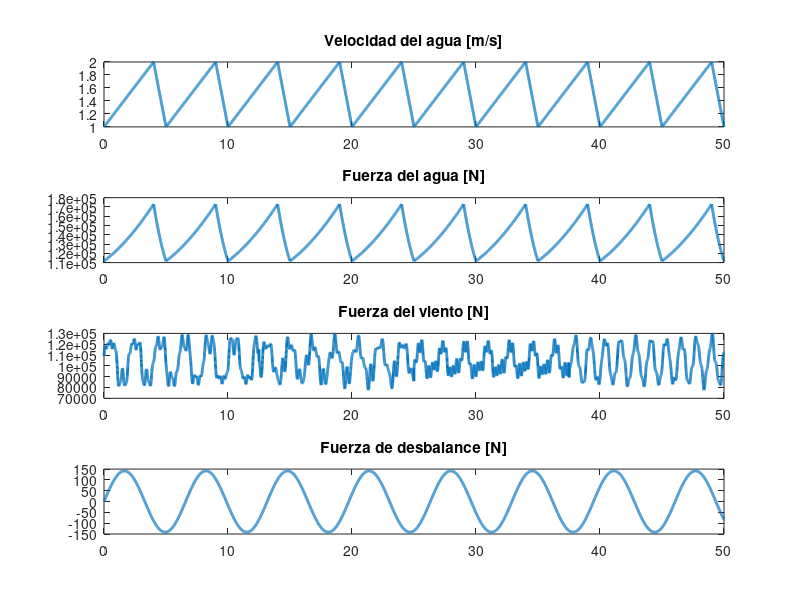
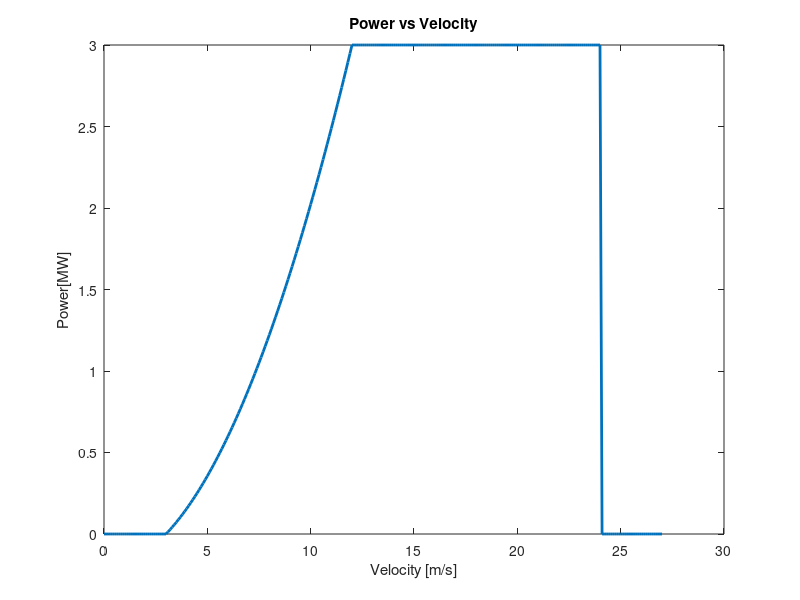
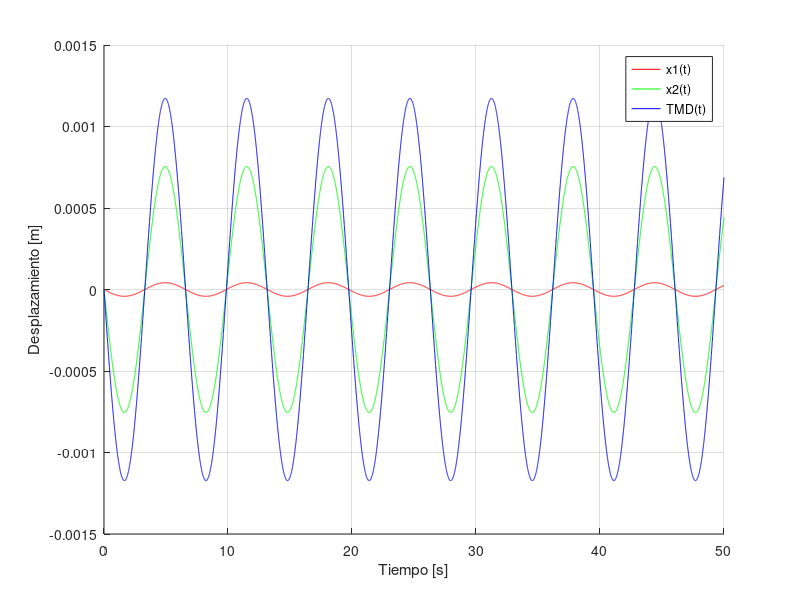
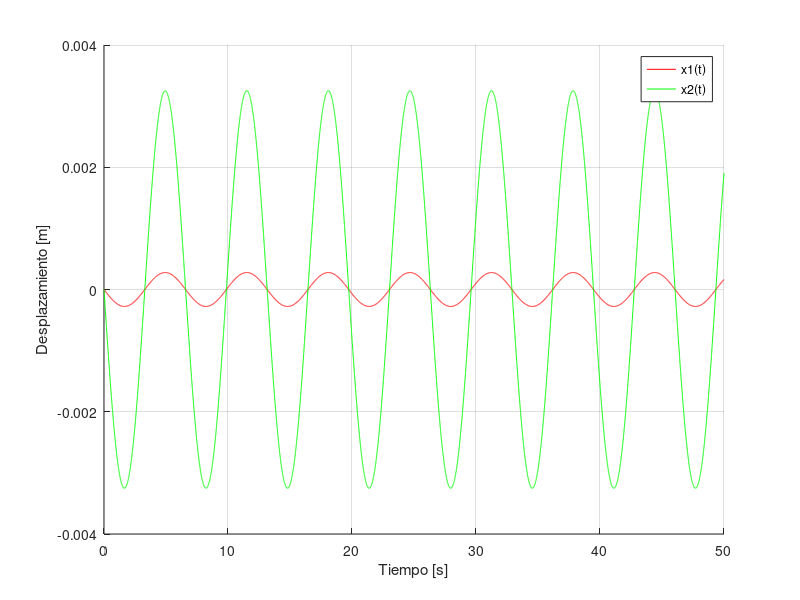

These charts were generated, in order, by the following MATLAB code: (Note: this script raises an error after producing the figures.)
function main;clc;close all; g = true; % graph flag

    if g; vel_power() ; end %#ok<UNRCH>

    
    dt = 0.005; % time step
    t=0:dt:50; % time vector
    
    %% DEFINICIÓN DE PARÁMETROS DEL SISTEMA
    m1=62000; %% Masa 1
    m2=93000; %% Masa 2
    m3=0.03*(m1+m2); %% Masa TMD

    z=[0.015;0.015;0.05];

    k1=2e8; %% Rigidez 1
    k2=9e6; %% Rigidez 2
    k3=(9.4)^2*m3; %% Rigidez 3

    M= [m1 0 0;
        0 m2 0;
        0 0 m3] %% Matriz de masa

    K=[k1+k2 -k2 0;
        -k2   k2+k3 -k3;
        0 -k3 k3] %% Matriz de Rigidez

    xINI=[0;0;0];
    dxINI=[0;0;0];

    %% ENCUENTRO AUTOVECTORES Y AUTOVALORES
    [V,lambda]=eig(K,M); %el X que me larga ya esta normalizado de modo q X'*m*X=I

    wn=diag(sqrt(lambda));
    wd=wn.*sqrt(1-z.^2);
    

    %% DEFINO LA VELOCIDAD Y LA CARGA DEL AGUA
    FW=agua(t,g);
    
    %% DEFINO LA VELOCIDAD DEL VIENTO Y PARAMETROS DEL VIENTO
    vel_viento=7.64;    ; %% Velocidad del viento [m/s]
    Fv = viento(t,vel_viento,g);
   
    %% DEFINO PARAMETROS Y FUERZA DE DESBALANCE

    Fd = desbalance(t,vel_viento,g);

    %% EJECUTO EL SISTEMA

    ejecutar(FW,Fv,Fd,t,dt);

end

function vel_power %#ok<DEFNU> % Power vs Velocity
    vel = 0:0.1:27; % velocity vector
    power = zeros(1, length(vel)); % power vector
    v_cin = 3;
    v_rat = 12;
    v_cou = 24;
    p_r = 3;

    q =  p_r*((vel.^2-v_cin^2)/(v_rat^2-v_cin^2));
    
    % set power values based on velocity
    power(vel <= v_cin) = 0;
    power(vel > v_cin & vel <= v_rat) = q(vel > v_cin & vel <= v_rat);
    power(vel > v_rat & vel <= v_cou) = p_r;
    power(vel > v_cou) = 0;
    
    % plot power vs velocity
    figure(2);
    plot(vel, power, 'LineWidth', 2);
    xlabel('Velocity [m/s]');
    ylabel('Power[MW]');
    % legend('Power vs Velocity');
    title('Power vs Velocity');
end

function FW=agua(t,graph) %% Función que devuelve la velocidad y la fuerza del agua en función del tiempo	
    %% DEFINO LA VELOCIDAD Y LA CARGA DEL AGUA

    Twa = 5; %% Periodo del oleaje
    VAmax = 2; %% Velocidad máxima del agua
    Cd = 0.7; %% Coeficiente de arrastre
    RoW = 1000; %% Densidad del agua
    Ainmersa = 14 * 4.176; %% Área a considerar, h sobre agua 14m y diametro 4.176m

    VAt = zeros(1, length(t)); %% Vector agua
    for i = 1:length(t)

        tmod = mod(t(i), Twa); % llevo el valor sub i de t a un valor dentro del periodo (entre 0 y Tp)
        VAt(i) = (tmod >= 0) .* (tmod <= Twa * 4 / 5) .* (((VAmax / 2) / (Twa * 4 / 5)) * tmod + VAmax / 2) + (tmod > Twa * 4 / 5) .* (tmod <= Twa) .* (-VAmax / 2 * tmod + 6);
    end


    FW = (0.5 * RoW * Cd * Ainmersa .* VAt.^2 + 91120);
    

    if graph
        figure(1);
        subplot(4,1,1)
        plot(t,VAt,'LineWidth',2)
        title('Velocidad del agua [m/s]')

        subplot(4,1,2)
        plot(t,FW,'LineWidth',2)
        title('Fuerza del agua [N]')
    end
end

function Fviento=viento(t,V_viento,graph) %% Función que devuelve la fuerza del viento en función del tiempo
    
    Cd=0.7;
    P_aire=1.203;
    D=4.176;
    A_mastil=(84-14)*D;
    
    Fv_mastil=(1/2)*Cd*P_aire*A_mastil*V_viento^2;
    
    Fv_aspas=(1/2)*Cd*P_aire*(0.4*pi*56^2)*V_viento^2;
    
    Avientob=Fv_mastil + Fv_aspas;


    Aviento=20000;
    % Avientob=100000;
    frecViento=0.5;

    %Fviento = 100000 * ones(1, length(t));

    %Agrego variacion al viento
    for i=1:2500
        Fviento(i)=Avientob+Aviento*sin(2*pi*frecViento*t(i))+Aviento/3*sin(3*2*pi*frecViento*t(i))+Aviento/4*cos(4.1*2*pi*frecViento*t(i))+Aviento/8.2*sin(8.34*2*pi*frecViento*t(i)); %#ok<AGROW>
    end
    for i=2501:5000
        Fviento(i)=Avientob+Aviento/1.2*sin(1.1*2*pi*frecViento*t(i))+Aviento/3.23*sin(4.21*2*pi*frecViento*t(i))+Aviento/5.23*cos(6.23*2*pi*frecViento*t(i))+Aviento/8.26*sin(5.32*2*pi*frecViento*t(i));
    end
    for i=5001:7500
        Fviento(i)=Avientob+Aviento/1.77*cos(1.1*2*pi*frecViento*t(i))+Aviento/3.91*sin(2.21*2*pi*frecViento*t(i))+Aviento/3.678*cos(7.1*2*pi*frecViento*t(i))+Aviento/9.4*sin(4.375*2*pi*frecViento*t(i));
    end
    for i=7501:10001
        Fviento(i)=Avientob+Aviento/0.992*cos(1.632*2*pi*frecViento*t(i))+Aviento/5.13*sin(4.581*2*pi*frecViento*t(i))+Aviento/6.8*sin(7.1*2*pi*frecViento*t(i))+Aviento/9.4*sin(4.65*2*pi*frecViento*t(i));
    end

    if graph
        figure(1);
        subplot(4,1,3)
        plot(t,Fviento,'LineWidth',2)
        title('Fuerza del viento [N]')
    end
end

function Fdesb=desbalance(t,V_viento,graph) %% Función que devuelve la fuerza de desbalance en función del tiempo

    R = 56;
    Uper=155.7;
    TSR=7;
    wRotor=(TSR/R)*V_viento;
    F0Desbalance=Uper*wRotor^2;
    Fdesb=F0Desbalance.*sin(wRotor*t);

    if graph
        figure(1);
        subplot(4,1,4)
        plot(t,Fdesb,'LineWidth',2)
        title('Fuerza de desbalance [N]')
    end

end

function Py=Fuerza_externa_y(t,x0,Fd) %% Función que devuelve la fuerza externa en función del tiempo
    Py=zeros(length(x0),length(t)); % fuerza externa en el tiempo
    Py(2,:) = Fd; 
end

function Px=Fuerza_externa_x(t,x0,Fa,Fv) %% Función que devuelve la fuerza externa en función del tiempo
    Px=zeros(length(x0),length(t)); % fuerza externa en el tiempo
    Px(1,:) = Fa;
    Px(2,:) = Fv;
end

function X = Fact_Magnificacion_Dinam(M,K,wn,wd,P,X,t)
    % Transformar fuerzas a coordenadas modales
    Mmodal=round(X'*M*X); %M modal
    Kmodal=round(X'*K*X); %K modal
    Fmodal = X' * P;

    % Respuesta permanente modal
    Y_perm = zeros(length(wn), length(t));
    for i = 1:length(wn)
        for j = 1:length(t)
            Y_perm(i,j) = (1/(Kmodal(i,i) - Mmodal(i,i) * wd(i)^2)) * Fmodal(i,j);
        end
    end

    % Paso de coordenadas modales a geométricas
    X = X * Y_perm;

end

function X = Transformada_De_Fourier(M,K,t,P,dt,V,wn,z)
    Mmodal = round(V' * M * V); % M modal
    Kmodal = round(V' * K * V); % K modal
    Cmodal = 2*z.*wn.*eye(size(Mmodal)); % C modal

    % Transformar fuerzas a coordenadas modales
    Fmodal = V' * P;

    % Frecuencias de Fourier
    omega = 2 * pi * (0:(length(t)-1)) / (length(t) * dt);

    % Función de transferencia H(iw)
    H = zeros(size(Mmodal, 1), length(omega));
    for i = 1:length(omega)
        H(:, i) = diag(((-omega(i)^2 * Mmodal + 1i * omega(i) * Cmodal + Kmodal) \ eye(size(Mmodal))));
    end

    % Respuesta en frecuencia
    Y_freq = H .* fft(Fmodal, [], 2);

    % Transformar de vuelta al dominio del tiempo
    Y_perm = ifft(Y_freq, [], 2, 'symmetric');

    % Transformar respuesta permanente a coordenadas físicas
    X = V * Y_perm;

end

function x = Respuesta_Transitoria( M,zitta,V,wn, x0, dx0, t)

    % Paso de coordenadas del espacio fisico al espacio modal
    y0 = V'*M*x0; % desplazamiento inicial en el espacio modal
    dy0 = V'*M*dx0; % velocidad inicial en el espacio modal
    
    % C_modal = V'*C*V; % matriz de amortiguamiento modal [kips.sec/in]

    % zitta = diag(C_modal)./(2*wn); % relacion de amortiguamiento

    wd = wn.*sqrt(1-zitta.^2); % Frecuencia de amortiguamiento [rad/s]
    e = exp(1); 

    Y = zeros(length(wn),length(t)); % desplazamiento en el espacio modal

    for i = 1:length(wn)

        % Primer termino de la solucion homogenea
        Y(i,:) = e.^(-zitta(i)*wn(i)*t).*(cos(wd(i)*t)+zitta(i)/sqrt(1-zitta(i)^2)*sin(wd(i)*t)).*y0(i);
        % Segundo termino de la solucion homogenea
        Y(i,:) = Y(i,:) + e.^(-zitta(i)*wn(i)*t).*(sin(wd(i)*t)).*(dy0(i)/(wd(i)));
    end

    % Paso de coordenadas del espacio modal al espacio fisico
    x = V*Y; % desplazamiento en el espacio fisico

end

function respuesta_1eje_tmd(t,X,titulo)
    % Mostramos la respuesta en el tiempo
    figure('Name', titulo);
    hold on;
    plot(t,X(1,:),"r");
    plot(t,X(2,:),"g");
    plot(t,X(3,:),"b");
    hold off;
    ylabel("Desplazamiento [m]");
    xlabel("Tiempo [s]");
    legend("x1(t)","x2(t)","TMD(t)");
    grid on;
    
end

function respuesta_1eje(t,X,titulo)
    % Mostramos la respuesta en el tiempo
    figure('Name', titulo);
    hold on;
    plot(t,X(1,:),"r");
    plot(t,X(2,:),"g");
    hold off;
    ylabel("Desplazamiento [m]");
    xlabel("Tiempo [s]");
    legend("x1(t)","x2(t)");
    grid on;
    
end

function [M,K,wn,wd,z,xINI,dxINI,V]=eje_ind_tmd_forzadas()
    %% DEFINICIÓN DE PARÁMETROS DEL SISTEMA
    %% DEFINICIÓN DE PARÁMETROS DEL SISTEMA
    m1=62000; %% Masa 1
    m2=93000; %% Masa 2
    m3=0.03*(m1+m2); %% Masa TMD

    z=[0.015;0.015;0.05];

    k1=2e8; %% Rigidez 1
    k2=9e6; %% Rigidez 2
    k3=(9.4)^2*m3; %% Rigidez 3

    M= [m1 0 0;
        0 m2 0;
        0 0 m3]; %% Matriz de masa

    K=[k1+k2 -k2 0;
        -k2   k2+k3 -k3;
        0 -k3 k3]; %% Matriz de Rigidez

    xINI=[0;0;0];
    dxINI=[0;0;0];

    %% ENCUENTRO AUTOVECTORES Y AUTOVALORES
    [V,lambda]=eig(K,M); %el X que me larga ya esta normalizado de modo q X'*m*X=I

    wn=diag(sqrt(lambda));
    wd=wn.*sqrt(1-z.^2);

end

function [M,K,wn,wd,z,xINI,dxINI,V]=eje_ind_forzadas()
    %% DEFINICIÓN DE PARÁMETROS DEL SISTEMA
    %% DEFINICIÓN DE PARÁMETROS DEL SISTEMA
    m1=62000; %% Masa 1
    m2=93000; %% Masa 2
    %m3=0.05*(m1+m2); %% Masa TMD

    z=[0.015;0.015];

    k1=2e8; %% Rigidez 1
    k2=9e6; %% Rigidez 2
    %k3=(20)^2*m3; %% Rigidez 3

    M= [m1 0;
        0 m2]; %% Matriz de masa

    K=[k1+k2 -k2;
        -k2   k2]; %% Matriz de Rigidez


    xINI=[0;0];
    dxINI=[0;0];

    %% ENCUENTRO AUTOVECTORES Y AUTOVALORES
    [V,lambda]=eig(K,M); %el X que me larga ya esta normalizado de modo q X'*m*X=I

    wn=diag(sqrt(lambda));
    wd=wn.*sqrt(1-z.^2);

end

function A = amplitud(x,t1,t2,dt)
    A = max((x(t1/dt:t2/dt)));
end


function m=num_random(m)
    m(2,2)=9e6;
    x1= m(2,2)*rand(); %generamos un número aleatorio entre 0 - 1 multiplicado por el valor para poder generar la carga aleatoria del viento
end

function ejecutar(FW,Fv,Fd,t,dt)

    %% EJE Y CON TMD FORZADO
    [M_yc, K_yc, wn_yc, wd_yc, zitta_yc, x0_yc, dx0_yc, V_yc] = eje_ind_tmd_forzadas();
    K_yc = num_random(K_yc);
    P_Yc = Fuerza_externa_y(t,x0_yc,Fd);

    y_transitoria_c = Respuesta_Transitoria( M_yc,zitta_yc,V_yc,wn_yc, x0_yc, dx0_yc, t);
    y_permanente_2c = Fact_Magnificacion_Dinam(M_yc,K_yc,wn_yc,wd_yc,P_Yc,V_yc,t);

    y_res_2c = y_transitoria_c + y_permanente_2c;

    respuesta_1eje_tmd(t,y_res_2c,"EJE Y CON TMD 2");



    %% EJE Y SIN TMD FORZADO
    [M_ys, K_ys, wn_ys, wd_ys, zitta_ys, x0_ys, dx0_ys, V_ys] = eje_ind_forzadas();
    K_ys = num_random(K_ys);
    P_Ys = Fuerza_externa_y(t,x0_ys,Fd);

    y_transitoria_s = Respuesta_Transitoria( M_ys,zitta_ys,V_ys,wn_ys, x0_ys, dx0_ys, t);
    y_permanente_2s = Fact_Magnificacion_Dinam(M_ys,K_ys,wn_ys,wd_ys,P_Ys,V_ys,t);

    y_res_2s = y_transitoria_s + y_permanente_2s;


    respuesta_1eje(t,y_res_2s,"EJE Y SIN TMD 2");


    %% EJE X CON TMD FORZADO
    [M_xc, K_xc, wn_xc, wd_xc, zitta_xc, x0_xc, dx0_xc, V_xc] = eje_ind_tmd_forzadas();
    K_xc = num_random(K_xc);
    P_Xc = Fuerza_externa_x(t,x0_xc,FW,Fv);

    x_transitoria_c = Respuesta_Transitoria( M_xc,zitta_xc,V_xc,wn_xc, x0_xc, dx0_xc, t);
    x_permanente_2c = Transformada_De_Fourier(M_xc,K_xc,t,P_Xc,dt,V_xc,wn_xc,zitta_xc);

    x_res_2c = x_transitoria_c + x_permanente_2c;
    
    respuesta_1eje_tmd(t,x_res_2c,"EJE X CON TMD 2");


    %% EJE X SIN TMD FORZADO
    [M_xs, K_xs, wn_xs, wd_xs, zitta_xs, x0_xs, dx0_xs, V_xs] = eje_ind_forzadas();
    K_xs = num_random(K_xs);
    P_Xs = Fuerza_externa_x(t,x0_xs,FW,Fv);

    x_transitoria_s = Respuesta_Transitoria( M_xs,zitta_xs,V_xs,wn_xs, x0_xs, dx0_xs, t);
    x_permanente_2s = Transformada_De_Fourier(M_xs,K_xs,t,P_Xs,dt,V_xs,wn_xs,zitta_xs);

    x_res_2s = x_transitoria_s + x_permanente_2s;

    respuesta_1eje(t,x_res_2s,"EJE X SIN TMD 2");


    t1 = 2;
    t2 = 18;
    fprintf('Tabla de resultados:\n');
    fprintf('----------------------------------------\n');
    Amp_TMDy = amplitud(y_res_2c(2,:),t1,t2,dt);
    Amp_SIN_TMDy = amplitud(y_res_2s(2,:),t1,t2,dt);
    fprintf('Eje Y con TMD forzada 2: %f\n', Amp_TMDy);
    fprintf('Eje Y sin TMD forzada 2: %f\n', Amp_SIN_TMDy);    
    reduction_percentage = (Amp_TMDy / Amp_SIN_TMDy) * 100;
    fprintf('Porcentaje de reducción al aplicar el TMD: %.2f%%\n', reduction_percentage);
    fprintf('----------------------------------------\n');

    Amp_TMDx = amplitud((x_res_2c(2,:)),t1,t2,dt);
    Amp_SIN_TMDx = amplitud(x_res_2s(2,:),t1,t2,dt);
    fprintf('Eje X con TMD forzada 2: %f\n', Amp_TMDx);
    fprintf('Eje X sin TMD forzada 2: %f\n', Amp_SIN_TMDx);
    reduction_percentage = (Amp_TMDx / Amp_SIN_TMDx) * 100;
    fprintf('Porcentaje de reducción al aplicar el TMD: %.2f%%\n', reduction_percentage);
    fprintf('----------------------------------------\n');

    t1 = 30;
    t2 = 50;
    fprintf('Tabla de resultados:\n');
    fprintf('----------------------------------------\n');
    Amp_TMDy = amplitud(y_res_2c(2,:),t1,t2,dt);
    Amp_SIN_TMDy = amplitud(y_res_2s(2,:),t1,t2,dt);
    fprintf('Eje Y con TMD forzada 2: %f\n', Amp_TMDy);
    fprintf('Eje Y sin TMD forzada 2: %f\n', Amp_SIN_TMDy);    
    reduction_percentage = (Amp_TMDy / Amp_SIN_TMDy) * 100;
    fprintf('Porcentaje de reducción al aplicar el TMD: %.2f%%\n', reduction_percentage);
    fprintf('----------------------------------------\n');

    Amp_TMDx = amplitud((x_res_2c(2,:)),t1,t2,dt);
    Amp_SIN_TMDx = amplitud(x_res_2s(2,:),t1,t2,dt);
    fprintf('Eje X con TMD forzada 2: %f\n', Amp_TMDx);
    fprintf('Eje X sin TMD forzada 2: %f\n', Amp_SIN_TMDx);
    reduction_percentage = (Amp_TMDx / Amp_SIN_TMDx) * 100;
    fprintf('Porcentaje de reducción al aplicar el TMD: %.2f%%\n', reduction_percentage);
    fprintf('----------------------------------------\n');
    % % fprintf('Eje X e Y con TMD forzada 1: %f\n', res_1c(4,40/dt));
    % fprintf('Eje X e Y con TMD forzada 2: %f\n', res_2c(4,40/dt));
    % % % fprintf('Eje X e Y sin TMD forzada 1: %f\n', res_1s(4,40/dt));
    % fprintf('Eje X e Y sin TMD forzada 2: %f\n', res_2s(4,40/dt));
    % reduction_percentage_x4 = (res_2c(4,40/dt) / res_2s(4,40/dt)) * 100;
    % fprintf('Porcentaje de reducción al aplicar el TMD Viento Agua: %.2f%%\n', reduction_percentage_x4);
    % reduction_percentage_x3 = (res_2c(3,40/dt) / res_2s(3,40/dt)) * 100;
    % fprintf('Porcentaje de reducción al aplicar el TMD Desbalance: %.2f%%\n', reduction_percentage_x3);
    % fprintf('----------------------------------------\n');

    figure('Name', 'EJE x2 con TMD vs EJE x2 sin TMD');
    hold on;
    % plot(t,(x_res_2c(2,:)*0.6+(-mean(x_res_2c(2,:)*0.6)+mean(x_res_2s(2,:)))),"r");
    plot(t,x_res_2c(2,:),"r");
    plot(t,x_res_2s(2,:),"g");
    hold off;
    ylabel("Desplazamiento [m]");
    xlabel("Tiempo [s]");
    legend("x2(t) CON TMD","x2(t) SIN TMD");
    grid on;
    ylim([min(x_res_2s(2,:)) max(x_res_2s(2,:))]);
    figure('Name', 'EJE Y2 con TMD vs EJE Y2 sin TMD');
    hold on;
    plot(t,y_res_2c(2,:),"r");
    plot(t,y_res_2s(2,:),"g");
    hold off;
    ylabel("Desplazamiento [m]");
    xlabel("Tiempo [s]");
    legend("y2(t) CON TMD","y2(t) SIN TMD");
    grid on;
    ylim([min(x_res_2s(2,:)) max(x_res_2s(2,:))]);
    figure('Name', 'EJE x1 con TMD vs EJE x1 sin TMD');
    hold on;
    % plot(t,(x_res_2c(2,:)*0.6+(-mean(x_res_2c(2,:)*0.6)+mean(x_res_2s(2,:)))),"r");
    plot(t,x_res_2c(1,:),"r");
    plot(t,x_res_2s(1,:),"g");
    hold off;
    ylabel("Desplazamiento [m]");
    xlabel("Tiempo [s]");
    legend("x1(t) CON TMD","x1(t) SIN TMD");
    grid on;
    ylim([min(x_res_2s(2,:)) max(x_res_2s(2,:))]);
    figure('Name', 'EJE Y1 con TMD vs EJE Y1 sin TMD');
    hold on;
    plot(t,y_res_2c(1,:),"r");
    plot(t,y_res_2s(1,:),"g");
    hold off;
    ylabel("Desplazamiento [m]");
    xlabel("Tiempo [s]");
    legend("y1(t) CON TMD","y1(t) SIN TMD");
    grid on;

    ylim([min(x_res_2s(2,:)) max(x_res_2s(2,:))]);
    % ylim([-0.5 0.5]);

end
